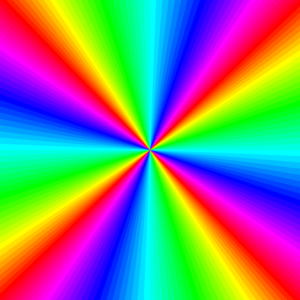
#> input picture computer-vision/img/rainbow.png, 300 x 300 px
$ jupyter execute Colour-detection.ipynb
#> lines starting #> are read from the running program, lines starting #| are printed output that depends on the picture; after the words box and inside, x2 and y2 are one past the last pixel; in counts of white or black regions, pixels touching at a corner belong together
[cell 1]
import cv2
import numpy as np

[cell 2]
# This is a nice test image for experimenting with HSV colour spaces
image = cv2.imread("img/rainbow.png")
#> image is the input picture: shape (300, 300, 3); mean B, G, R 127.6, 127.7, 127.6
image_hsv = cv2.cvtColor(image, cv2.COLOR_BGR2HSV)
#> image_hsv: shape (300, 300, 3); mean H, S, V 88.7, 255, 255

# This is what they "look like" in the different colour spaces
cv2.imshow("DEFAULT", image)
cv2.imshow("HSV", image_hsv)

cv2.waitKey(0)
cv2.destroyAllWindows()

[cell 3]
# This is just a function to show the original image and a new one
def display_image(image_to_display):
    cv2.imshow("Base Image", image)
    cv2.imshow("Colour Detection", image_to_display)
    cv2.waitKey(0)
    cv2.destroyAllWindows()

[cell 4]
# Let's make a mask to show only Red colours

# Define lower and upper bounds
lower_red = np.array([150, 155, 80])
upper_red = np.array([200, 255, 255])
# Mask a mask of the values of the image that are within that range
red_mask = cv2.inRange(image_hsv, lower_red, upper_red)
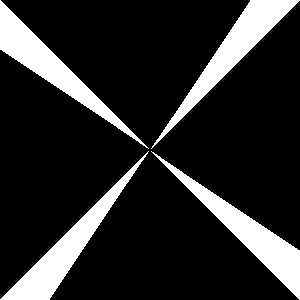
#> red_mask: shape (300, 300); 16.6% white; 4 white regions, box (x1, y1, x2, y2) and area: (0, 0, 149, 149) 3739, (151, 0, 300, 149) 3739, (0, 151, 149, 300) 3739, (151, 151, 300, 300) 3739

# Let's take a look at what parts of the image are within our Red filter
display_image(red_mask)

[cell 5]
# Cool, it's detecting the red, now if we wanted to show it in colour...
red_image = cv2.bitwise_and(image, image, mask=red_mask)
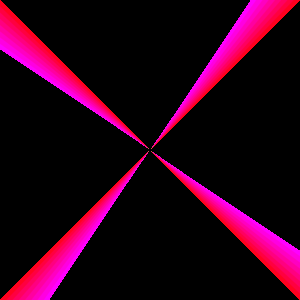
#> red_image: shape (300, 300, 3); mean B, G, R 23, 0, 42.4
display_image(red_image)

[cell 6]
# Next up, how about green?
lower_green = np.array([40, 50, 100])
upper_green = np.array([70, 255, 255])
green_mask = cv2.inRange(image_hsv, lower_green, upper_green)
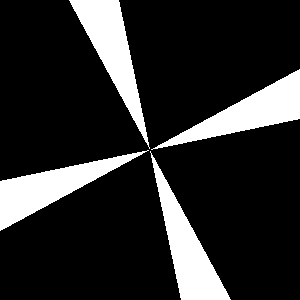
#> green_mask: shape (300, 300); 16.8% white; 4 white regions, box (x1, y1, x2, y2) and area: (69, 0, 150, 149) 3790, (151, 69, 300, 150) 3790, (0, 150, 149, 231) 3790, (150, 151, 231, 300) 3790
green_image = cv2.bitwise_and(image, image, mask=green_mask)
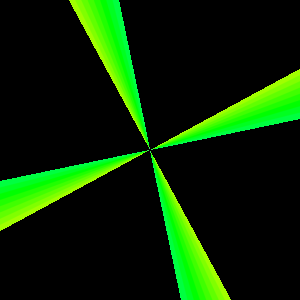
#> green_image: shape (300, 300, 3); mean B, G, R 2.2, 43, 10
display_image(green_image)
# Yep, those are some greens!

[cell 7]
# Can we combine our masks? Yes! bitwise_or for "red or green"
combined_image = cv2.bitwise_or(red_image, green_image)
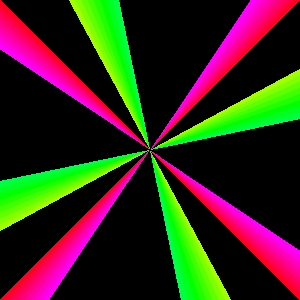
#> combined_image: shape (300, 300, 3); mean B, G, R 25.2, 43, 52.4
display_image(combined_image)

[cell 8]
# May as well finish off with the blue mask
lower_blue = np.array([120, 50, 90])
upper_blue = np.array([160, 255, 255])
blue_mask = cv2.inRange(image_hsv, lower_blue, upper_blue)
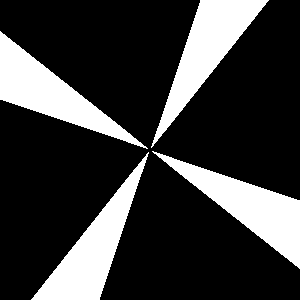
#> blue_mask: shape (300, 300); 22.9% white; 4 white regions, box (x1, y1, x2, y2) and area: (151, 0, 269, 148) 5146, (0, 31, 148, 149) 5146, (152, 151, 300, 269) 5146, (31, 152, 149, 300) 5146
blue_image = cv2.bitwise_and(image, image, mask=blue_mask)
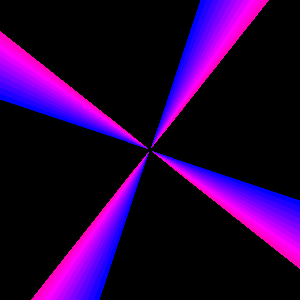
#> blue_image: shape (300, 300, 3); mean B, G, R 56.1, 0, 35.2
display_image(blue_image)
